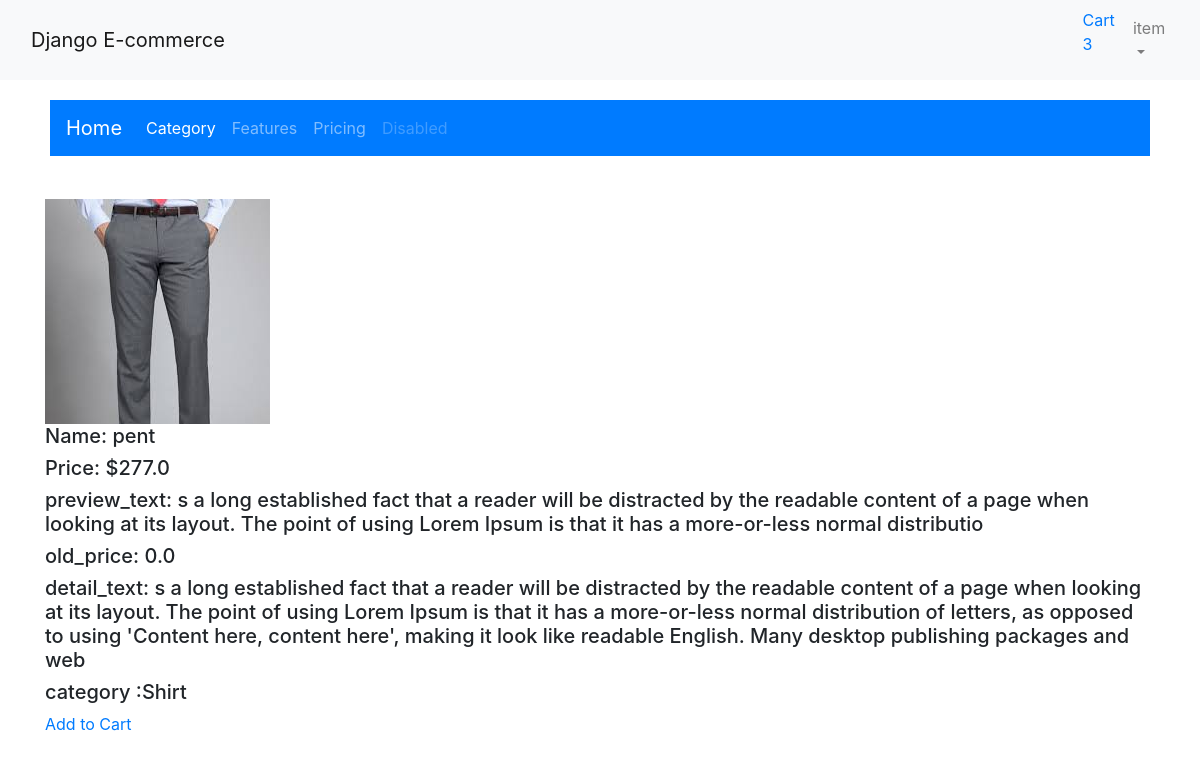
The app's page /shop/detail/2/ (signed in) with its own data.
### App_login/models.py (models this page shows, shortened)
class Userprofile(AbstractBaseUser, PermissionsMixin):
    email = models.EmailField(unique=True, null=False)
    is_staff = models.BooleanField(
        ugettext_lazy('staff status'),
        default=False,
        help_text=ugettext_lazy('Designates whether the user canlog in this site')
    )
    is_active = models.BooleanField(
        ugettext_lazy('active'),
        default=True,
        help_text = ugettext_lazy('Designates whether the user should be treated as activeunseleted this instend of deleting issue')
    )
    USERNAME_FIELD = 'email'
    objects = MyUserManager()

### App_order/models.py (models this page shows, shortened)
class Order(models.Model):
    orderitems = models.ManyToManyField(Cart)
    user = models.ForeignKey(settings.AUTH_USER_MODEL, on_delete=models.CASCADE)
    ordered= models.BooleanField(default=False)
    created = models.DateTimeField(auto_now_add=True)
    payment = models.CharField(max_length=264, blank=True, null=True)
    orderId = models.CharField(max_length=200, blank=True, null=True)

### App_shop/models.py (models this page shows, shortened)
class Product(models.Model):
    mainimage = models.ImageField(upload_to='Products')
    name = models.CharField(max_length=264)
    category = models.ForeignKey(Category, on_delete=models.CASCADE, related_name='category')
    preview_text = models.TextField(max_length=200, verbose_name='Preview Text')
    detail_text = models.TextField(max_length=1000, verbose_name='description')
    price = models.FloatField()
    old_price = models.FloatField(default=0.00)
    created = models.DateTimeField(auto_now_add=True)
    class Meta:
        ordering = ['-created']

class Category(models.Model):
    title = models.CharField(max_length=50)
    created = models.DateTimeField(auto_now_add=True)
    def __str__(self):
        return self.title
    class Meta:
        verbose_name_plural = "Categories"

### App_shop/views.py (the view)
# urls.py: path('detail/<pk>/', views.ProductDetails.as_view(), name='product_detail'),
class ProductDetails(LoginRequiredMixin, DetailView):
    model = Product
    template_name = 'App_shop/product_detail.html'

### App_order/templatetags/cart_tags.py (called while the page is built)
@register.filter
def cart_total(user):
    order = Order.objects.filter(user=user, ordered=False)
    if order.exists():
        return order[0].orderitems.count()
    else:
        return 0

### templates/App_shop/product_detail.html (shortened to what this page needs)
{% extends 'base.html' %}
{% block body_block %}
<div style="weidth:300px, height:10px">
<img src="/media/{{object.mainimage}}">
</div>
<h5>Name: {{object.name}}</h5>
<h5>Price: ${{object.price}}</h5>
<h5>preview_text: {{object.preview_text}}</h5>
<h5>old_price: {{object.old_price}}</h5>
<h5>detail_text: {{object.detail_text}}</h5>
<h5> category :{{object.category}}</h5>
<a href="{% url 'App_order:add' pk=object.pk %}">Add to Cart</a>
{% endblock %}

### templates/navbar.html (shortened to what this page needs)
{% load cart_tags %}
<nav class="navbar navbar-expand-lg navbar-light bg-light">
  <div class="container">
  <a class="navbar-brand" href="#">Django E-commerce</a>
  </div>
  <div class="collapse navbar-collapse" id="navbarNav">
  <ul class="navbar-nav ml-auto">
  <li class="nav-item">
  <a href="{% url 'App_order:cart' %}">Cart
  {{request.user| cart_total }}
  </a>
  </li>
  <li class="nav-item dropdown">
          <a class="nav-link dropdown-toggle" href="#" id="navbarDropdown" role="button" data-bs-toggle="dropdown" aria-expanded="false">
            item {{request.user.profile.username}}
          </a>
        </li>
  </ul>
  </div>
  </nav>

### records on screen
Userprofile: user|cart_total "3"
Product: mainimage (picture), name "pent", price "277.0", preview_text "s a long established fact that a reader will be distracted by the readable content of a page when looking at its layout. The point of using Lorem Ipsum is that it has a more-or-less normal distributio", old_price "0.0", detail_text "s a long established fact that a reader will be distracted by the readable content of a page when looking at its layout. The point of using Lorem Ipsum is that it has a more-or-less normal distribution of letters, as opposed to using 'Content here, content here', making it look like readable English. Many desktop publishing packages and web", category "Shirt"
